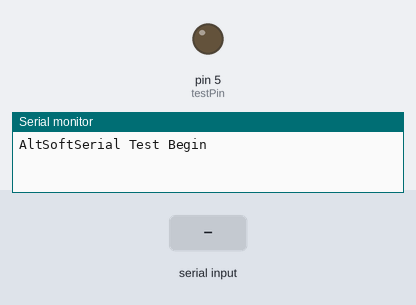
A sketch run on a simulated Arduino Uno, built with avr-gcc and run on an emulated ATmega328P. Parts: output pins drawn as LEDs (lit = HIGH), the last lines printed to the serial monitor. The inputs (shaded band) are chosen by the test bench.

Above: at 1.2 s.
1.3 s: "90,45\n" received over Serial
At 2.1 s:
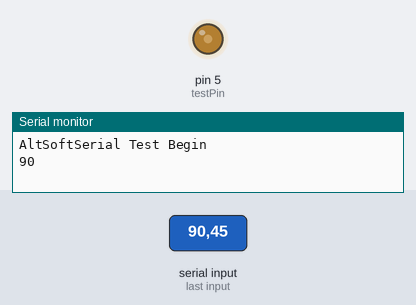
3.8 s: "30,150\n" received over Serial
At 5.4 s:
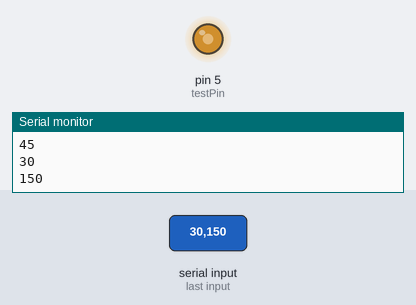
6.3 s: "200\n" received over Serial
At 7.5 s:
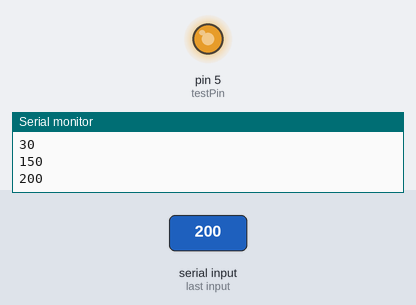
7.8 s: "90\n" received over Serial
At 8.8 s:
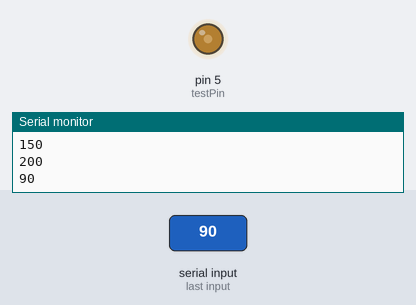
Timing chart, 0 to 10.3 s (numbered marks = the images above; inputs shaded):
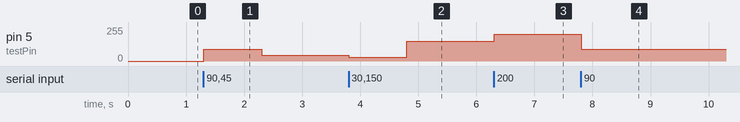

Measured:
- after the input at 1.3 s, pin 5 (testPin): 0/255 → 90/255 at once, → 45/255 1.0 s later
- after the input at 3.8 s, pin 5 (testPin): 45/255 → 30/255 at once, → 150/255 1.0 s later
- after the input at 6.3 s, pin 5 (testPin): 150/255 → 200/255 at once
- after the input at 7.8 s, pin 5 (testPin): 200/255 → 90/255 at once

The sketch:

AltSoftSerial_transmit.ino
```cpp
#include <AltSoftSerial.h>
// This is suppose to be a better implementation of the builtin softwareSerial library.
// By default, AltSoftSerial uses pin 9 to transmit and pin 8 to receive.

AltSoftSerial altSerial;
#define testPin 5
int counter = 0;
void setup(){
  pinMode(testPin, OUTPUT);
  Serial.begin(9600);
  Serial.println("AltSoftSerial Test Begin");
  altSerial.begin(9600);
  Serial.setTimeout(100000);
}

void loop(){
  // The program affects a LED brightness. It starts at no light and gradually move to full brightness
  int data = 0;
  //Serial.println(data);
  if(Serial.available() > 0){
    data = Serial.parseInt();
    //Serial.println(data);

    Serial.println(data);
    analogWrite(testPin, data);
    altSerial.write(data);
    delay(1000);


  }

  /*
  counter = 0;
  while(counter < 256){
    Serial.print("Sent data is: "); // Show what's being transmitted
    Serial.println(counter);
    altSerial.write(counter);
    analogWrite(testPin, counter);
    counter++;
  }
  */
}
```
